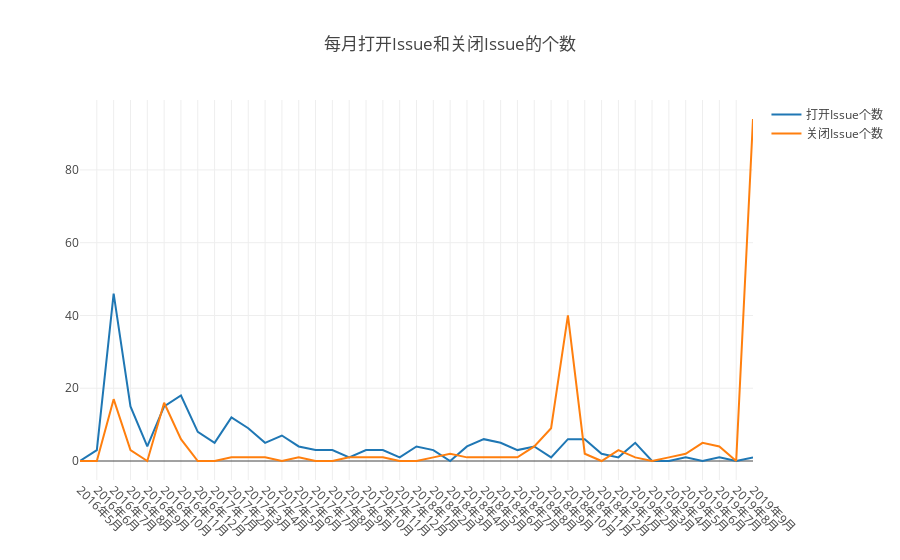

Notebook code for this chart:
### Markdown cell above
---

### **2. 每月打开Issue和关闭Issue的个数**

### Code cell
// 2、每月打开Issue和关闭Issue的个数
var openDigger = require('../src/open_digger');
var our_repo_id = 59939691;
var startYear = 2016, endYear = 2019;
var years = Array.from({length: endYear - startYear + 1}, (_, i) => i + startYear);

var times = Array();
for(let i = 0; i < years.length; i++) {
    if(i == 0) for (let j = 5; j <= 12; j++) times.push({'y': years[i], 'm': j});
    else if(i == years.length-1) for (let j = 1; j <= 9; j++) times.push({'y': years[i], 'm': j});
    else for (let j = 1; j <= 12; j++) times.push({'y': years[i], 'm': j});
}
times_axis = yms.map(time => time['y'].toString() + '年' + time['m'].toString()+ '月');

Promise.all(times.map(time =>{
    return openDigger.driver.clickhouse.query(`select count(if(action='opened', 1, NULL)) as open,
    count(if(action='closed', 1, null)) as close from github_log.year${time['y']} where repo_id=${our_repo_id} and toMonth(created_at)=${time['m']} and type='IssuesEvent'`); 
})).then(data => {
    var openCount = [], closeCount = [], tableData = [];
    data.forEach((d, i) => {
        openCount.push(d[0].open);
        closeCount.push(d[0].close);
        tableData.push({'time': times_axis[i], 'open': openCount[openCount.length-1], 'close': closeCount[closeCount.length-1]});
    });
    console.table(tableData.map((d) => {
        return {
            '月份': d.time,
            '每月打开Issue个数': d.open,
            '每月关闭Issue个数': d.close,
        };
    }));
    openDigger.render.plotly([
        {x: times_axis, y: openCount, mode: 'scatter', name: '打开Issue个数'},
        {x: times_axis, y: closeCount, mode: 'scatter', name: '关闭Issue个数'},
    ], {
        title: '每月打开Issue和关闭Issue的个数',
        xaxis: {type: 'category',tickangle: 45}
    });
})

### Figure 1 — Plotly figure (JSON) as saved in the notebook; plotly's stock layout.template omitted (floating-point values rounded to 4 significant figures)
{"data": [{"mode": "scatter", "name": "打开Issue个数", "x": ["2016年5月", "2016年6月", "2016年7月", "2016年8月", "2016年9月", "2016年10月", "2016年11月", "2016年12月", "2017年1月", "2017年2月", "2017年3月", "2017年4月", "2017年5月", "2017年6月", "2017年7月", "2017年8月", "2017年9月", "2017年10月", "2017年11月", "2017年12月", "2018年1月", "2018年2月", "2018年3月", "2018年4月", "2018年5月", "2018年6月", "2018年7月", "2018年8月", "2018年9月", "2018年10月", "2018年11月", "2018年12月", "2019年1月", "2019年2月", "2019年3月", "2019年4月", "2019年5月", "2019年6月", "2019年7月", "2019年8月", "2019年9月"], "y": ["0", "3", "46", "15", "4", "15", "18", "8", "5", "12", "9", "5", "7", "4", "3", "3", "1", "3", "3", "1", "4", "3", "0", "4", "6", "5", "3", "4", "1", "6", "6", "2", "1", "5", "0", "0", "1", "0", "1", "0", "1"]}, {"mode": "scatter", "name": "关闭Issue个数", "x": ["2016年5月", "2016年6月", "2016年7月", "2016年8月", "2016年9月", "2016年10月", "2016年11月", "2016年12月", "2017年1月", "2017年2月", "2017年3月", "2017年4月", "2017年5月", "2017年6月", "2017年7月", "2017年8月", "2017年9月", "2017年10月", "2017年11月", "2017年12月", "2018年1月", "2018年2月", "2018年3月", "2018年4月", "2018年5月", "2018年6月", "2018年7月", "2018年8月", "2018年9月", "2018年10月", "2018年11月", "2018年12月", "2019年1月", "2019年2月", "2019年3月", "2019年4月", "2019年5月", "2019年6月", "2019年7月", "2019年8月", "2019年9月"], "y": ["0", "0", "17", "3", "0", "16", "6", "0", "0", "1", "1", "1", "0", "1", "0", "0", "1", "1", "1", "0", "0", "1", "2", "1", "1", "1", "1", "4", "9", "40", "2", "0", "3", "1", "0", "1", "2", "5", "4", "0", "94"]}], "layout": {"autosize": true, "title": {"text": "每月打开Issue和关闭Issue的个数"}, "xaxis": {"autorange": true, "range": [0, 40], "tickangle": 45, "type": "category"}, "yaxis": {"autorange": true, "range": [-5.222, 99.22], "type": "linear"}}}
